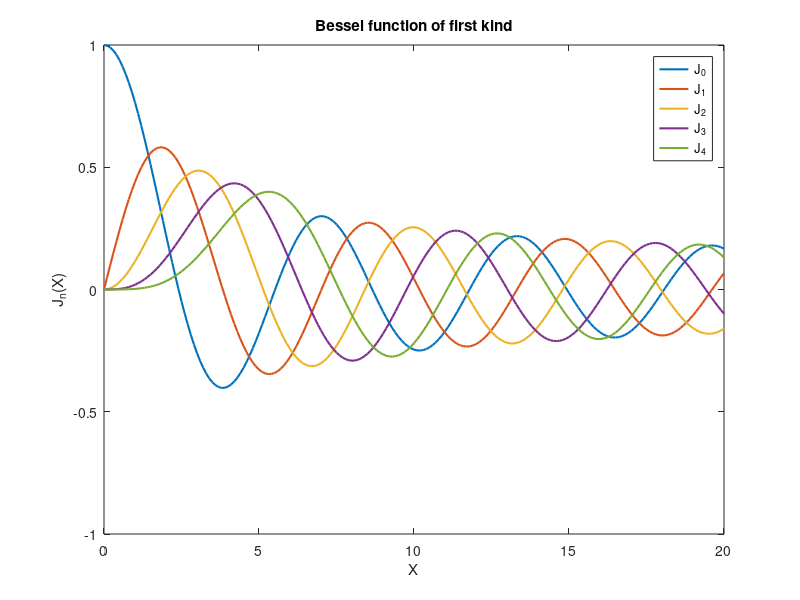

MATLAB code for this plot:
clc
clear all
X=(0:0.1:20);
J=zeros(length(X),5);
for i=0:4
J(:,i+1)=besselj(i,X);
end
figure (1)
plot(X, J(:,1:5), 'linewidth',1.5)
title('Bessel function of first kind');
xlabel('X');
ylabel('J_{n}(X)');
legend('J_{0}','J_{1}','J_{2}','J_{3}','J_{4}','location', 'best')
